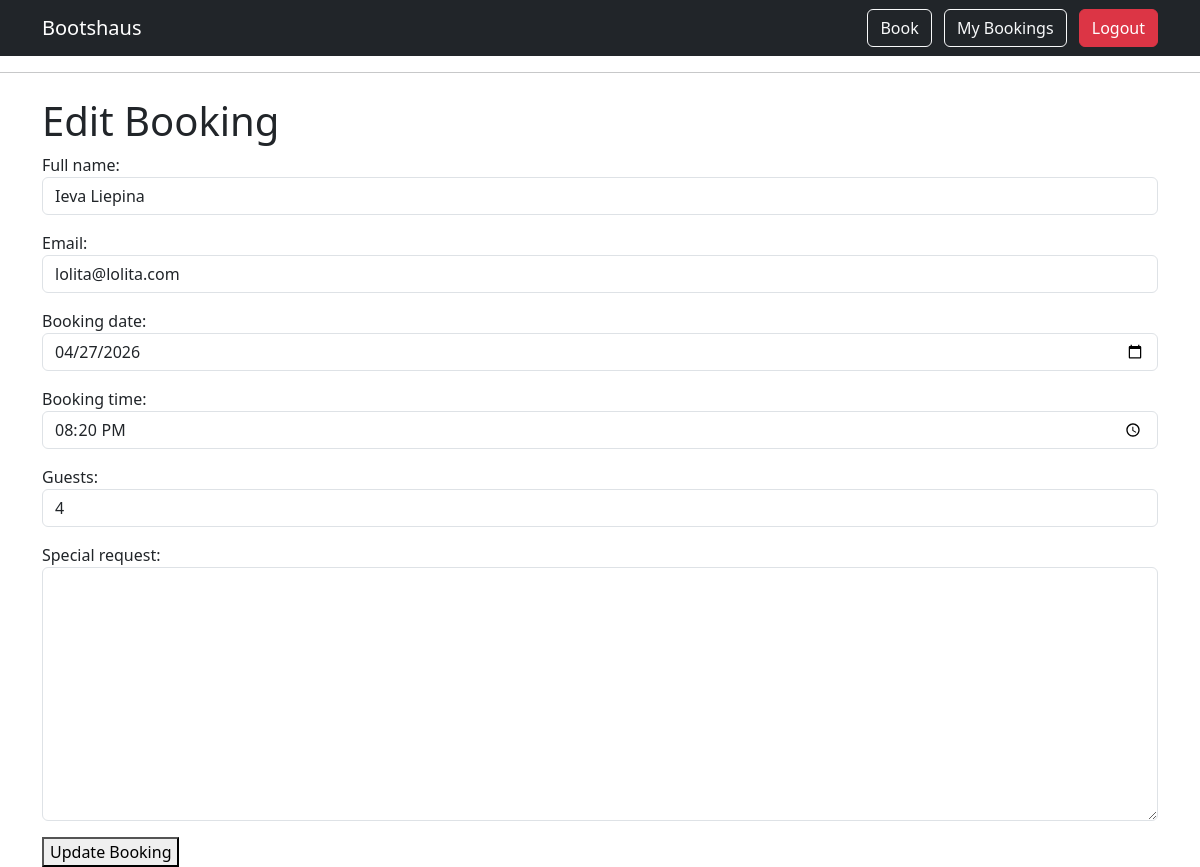
Screenshot of /edit-booking/4/ (signed in) with the database file from the repository.
### bookings/models.py (models this page shows, shortened)
class Booking(models.Model):
    STATUS_CHOICES = [
        ('pending', 'Pending'),
        ('confirmed', 'Confirmed'),
        ('cancelled', 'Cancelled'),
    ]
    user = models.ForeignKey(
        User,
        on_delete=models.CASCADE,
        related_name='bookings'
    )
    full_name = models.CharField(max_length=100)
    email = models.EmailField()
    booking_date = models.DateField()
    booking_time = models.TimeField()
    guests = models.PositiveIntegerField()
    special_request = models.TextField(blank=True)
    status = models.CharField(
        max_length=20,
        choices=STATUS_CHOICES,
        default='pending'
    )
    created_on = models.DateTimeField(auto_now_add=True)

### bookings/views.py (the view)
# urls.py: path('edit-booking/<int:booking_id>/', edit_booking, name='edit_booking'),
@login_required
def edit_booking(request, booking_id):
    booking = get_object_or_404(Booking, id=booking_id, user=request.user)
    if request.method == 'POST':
        form = BookingForm(request.POST, instance=booking)
        if form.is_valid():
            form.save()
            return redirect('my_bookings')
    else:
        form = BookingForm(instance=booking)
    return render(request, 'bookings/edit_booking.html', {'form': form})

### bookings/forms.py (shortened to what this page needs)
class BookingForm(forms.ModelForm):
    class Meta:
        model = Booking
        fields = [
            'full_name',
            'email',
            'booking_date',
            'booking_time',
            'guests',
            'special_request',
        ]
        widgets = {
            'full_name': forms.TextInput(
                attrs={'class': 'form-control'}
            ),
            'email': forms.EmailInput(
                attrs={'class': 'form-control'}
            ),
            'booking_date': forms.DateInput(
                attrs={'class': 'form-control', 'type': 'date'}
            ),
            'booking_time': forms.TimeInput(
                attrs={'class': 'form-control', 'type': 'time'}
            ),
            'guests': forms.NumberInput(
                attrs={'class': 'form-control'}
            ),
            'special_request': forms.Textarea(
                attrs={'class': 'form-control'}
            ),
        }

### bookings/templates/bookings/edit_booking.html (shortened to what this page needs)
{% extends 'bookings/base.html' %}
{% block content %}
    <h1>Edit Booking</h1>
    <form method="POST">
        {{ form.as_p }}
        <button type="submit">Update Booking</button>
    </form>
{% endblock %}

### rows the page displays
Booking: full_name "Ieva Liepina", email "lolita@lolita.com", booking_date "04/27/2026", booking_time "20:20:00", guests "4"
